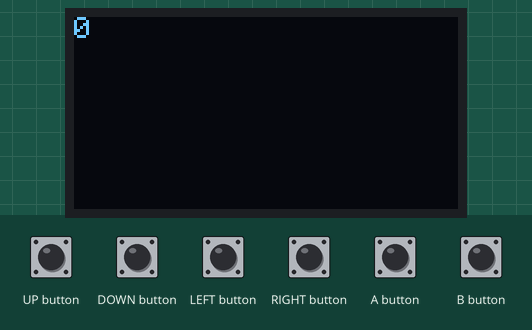
Simulated run of this sketch. Board: Arduboy, built with avr-gcc and run on an emulated ATmega32U4. Parts: 128×64 one-colour display. The test bench sets the inputs (shaded band).

Above: at 1.2 s.
1.3 s: DOWN button pressed for 1 s
At 3.0 s:
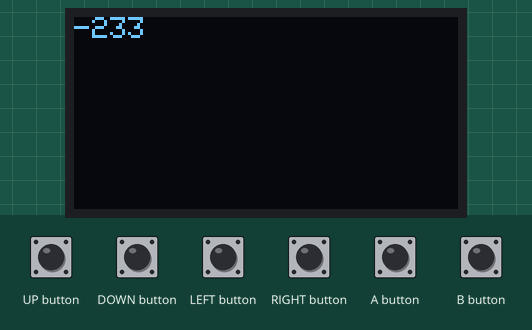
3.8 s: UP button pressed for 0.15 s
At 4.9 s:
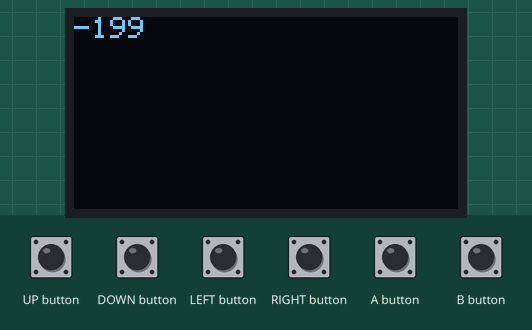
5.4 s: UP button pressed for 1 s
At 7.3 s:
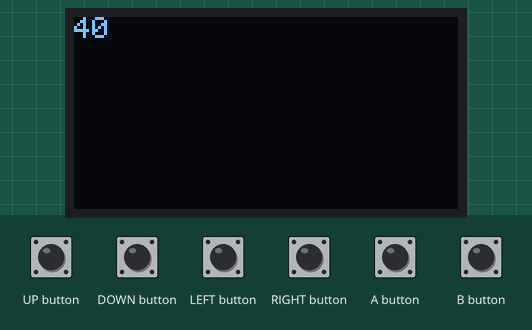
7.9 s: DOWN button pressed for 0.15 s
At 9.2 s:
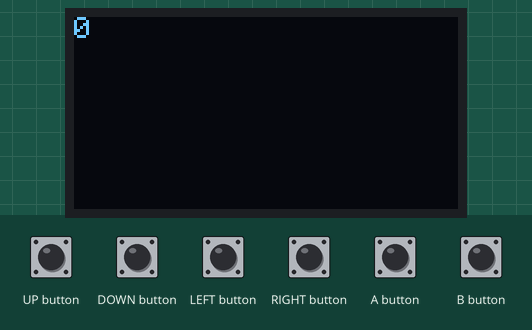
Timing chart, 0 to 10.5 s (numbered marks = the images above; inputs shaded):
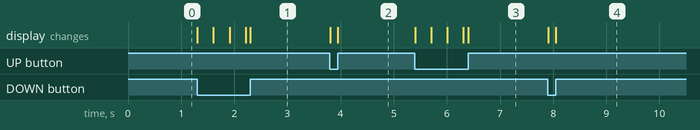

Measured:
- after the input at 1.3 s, the display: first changes at once (image 1 shows a later state)
- after the input at 3.8 s, the display: first changes at once (image 2 shows a later state)
- after the input at 5.4 s, the display: first changes at once (image 3 shows a later state)
- after the input at 7.9 s, the display: first changes at once (image 4 shows a later state)

The sketch:

arduboy_loop_and_input.ino
```cpp
// WillHTam

#include <Arduboy.h>
//Initialize the arduboy object
Arduboy arduboy;
//Initialize counter variable
int counter;
//The setup() function runs once when you turn your Arduboy on
void setup() {
  //Start the Arduboy properly and display the Arduboy logo
  arduboy.begin();
  //Get rid of the Arduboy logo and clear the screen
  arduboy.clear();
  //Assign our counter variable to be equal to 0
  counter = 0;
}
//The loop() function repeats forever after setup() is done
void loop() {
  //Clear whatever is printed on the screen
  arduboy.clear();
  // Increment if Up_button is pressed
  if( arduboy.pressed(UP_BUTTON) == true) {
    counter = counter + 1;
  }
  // Decrease if Down_button pressed
   if( arduboy.pressed(DOWN_BUTTON) == true) {
    counter = counter - 1;
  }
  // Check if counter equals 69
  if ( counter == 69 ) {
      arduboy.setCursor(64, 32);
      arduboy.print("Aww Yeahh");
    }
  //Move the cursor back to the top-left of the screen
  arduboy.setCursor(0, 0);
  //Print out the value of counter
  arduboy.print(counter);
  //Refresh the screen to show whatever's printed to it
  arduboy.display();
}
```
